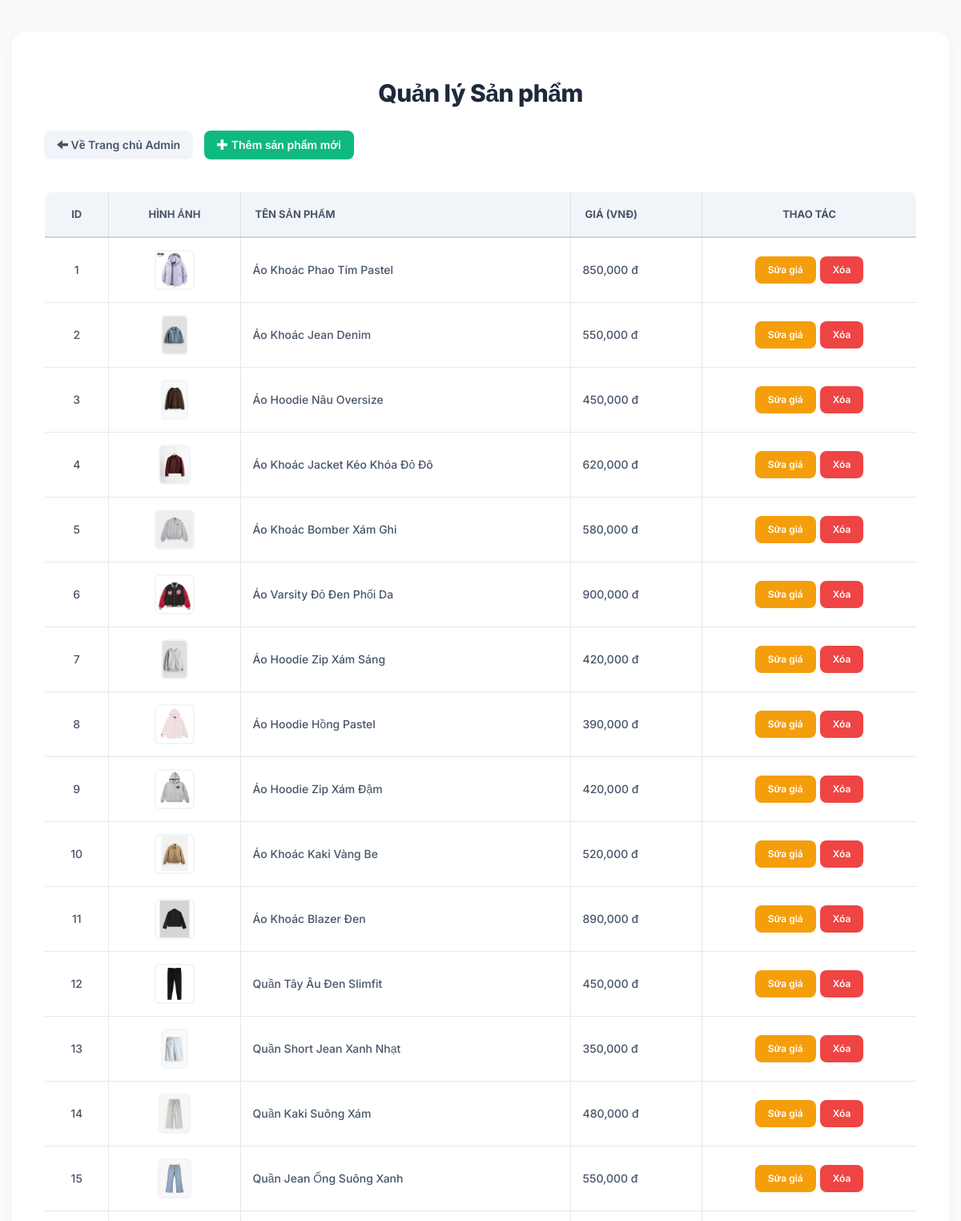
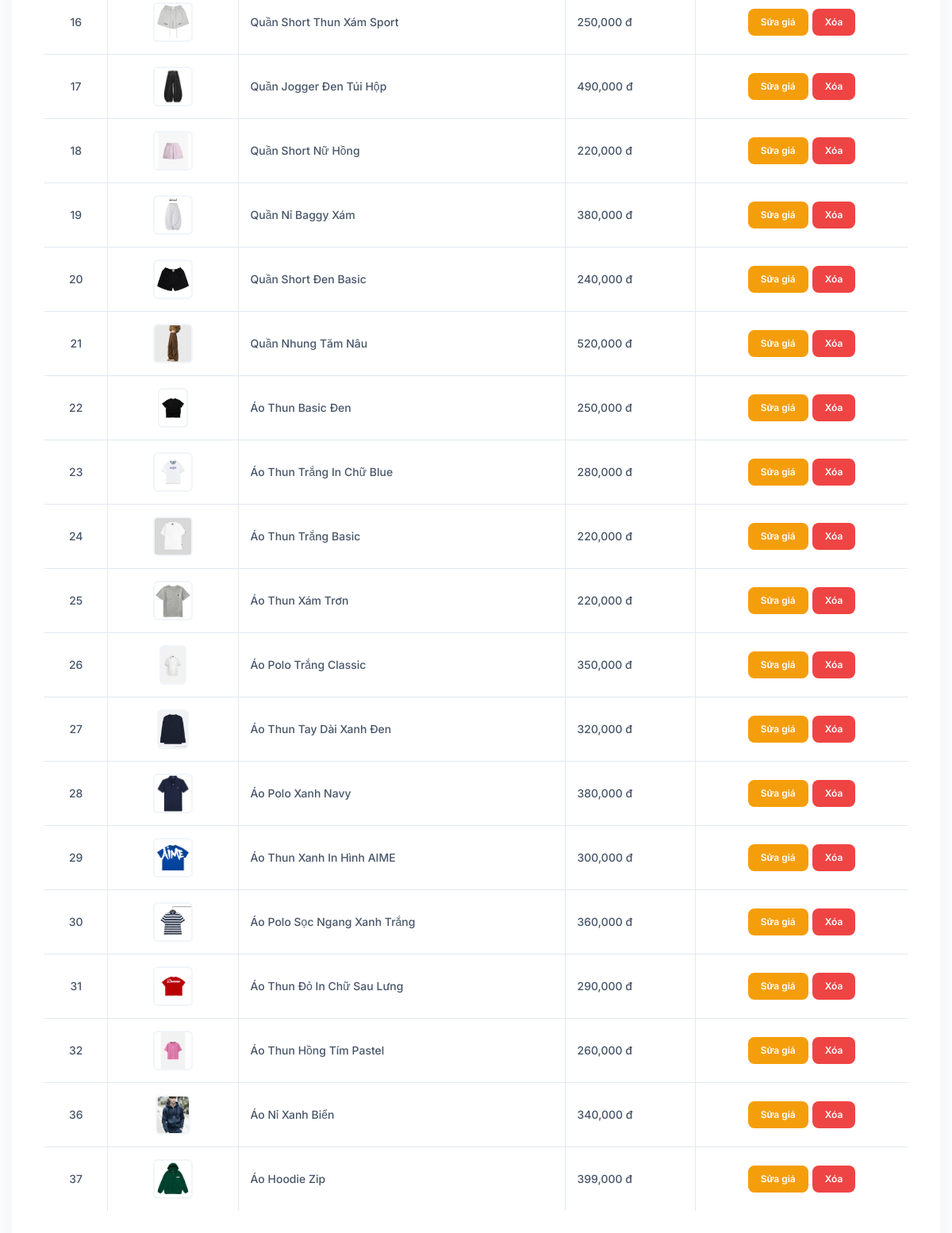
The app's page /admin_products.php (signed in) with its own data (2 pictures, top to bottom).
### tables this page shows
CREATE TABLE `items` (
  `id` int(11) NOT NULL,
  `name` varchar(255) NOT NULL,
  `price` int(11) NOT NULL,
  `discount_price` int(11) DEFAULT 0,
  `category` varchar(50) NOT NULL,
  `image` varchar(255) DEFAULT NULL
);

### admin_products.php (the view, shortened to what this page needs)
<?php
require 'connection.php';
$query = "SELECT * FROM items";
$result = mysqli_query($con, $query);
?>
<!DOCTYPE html>
<html lang="vi">
<head>
    <link rel="stylesheet" href="bootstrap/css/bootstrap.min.css" type="text/css">
</head>
<body>
    <div class="container">
        <h2 class="text-center" style="margin-top: 30px; margin-bottom: 30px;">Quản lý Sản phẩm</h2>
        <a href="admin_dashboard.php" class="btn btn-default" style="margin-bottom: 20px; margin-right: 10px;">
            <span class="glyphicon glyphicon-arrow-left"></span> Về Trang chủ Admin
        </a>
        <a href="add_product.php" class="btn btn-success" style="margin-bottom: 20px;">
            <span class="glyphicon glyphicon-plus"></span> Thêm sản phẩm mới
        </a>
        <table class="table table-bordered table-hover">
            <thead>
                <tr>
                    <th class="text-center">ID</th>
                    <th class="text-center">Hình ảnh</th>
                    <th>Tên sản phẩm</th>
                    <th>Giá (VNĐ)</th>
                    <th class="text-center">Thao tác</th>
                </tr>
            </thead>
            <tbody>
                <?php
                if(mysqli_num_rows($result) > 0){
                    while($row = mysqli_fetch_array($result)){
                        echo "<tr>";
                        echo "<td class='text-center'>" . $row['id'] . "</td>";
                        echo "<td class='text-center'>";
                        if (!empty($row['image'])) {
                            echo "<img src='img/" . $row['image'] . "' alt='" . $row['name'] . "'>";
                        } else {
                            echo "<span style='color: #94a3b8; font-size: 12px; font-style: italic;'>Chưa có ảnh</span>";
                        }
                        echo "</td>";
                        echo "<td>" . $row['name'] . "</td>";
                        echo "<td>" . number_format($row['price']) . " đ</td>";
                        echo "<td class='text-center'>";
                            echo "<a href='edit_price.php?id=" . $row['id'] . "' class='btn btn-warning btn-sm' style='margin-right: 5px;'>Sửa giá</a>";
                            echo "<a href='delete_product_script.php?id=" . $row['id'] . "' class='btn btn-danger btn-sm' onclick=\"return confirm('Bạn có CHẮC CHẮN muốn xóa sản phẩm: " . $row['name'] . " không? Hành động này không thể hoàn tác!');\">Xóa</a>";
                        echo "</td>";
                        echo "</tr>";
                    }
                } else {
                    echo "<tr><td colspan='5' class='text-center'>Chưa có sản phẩm nào.</td></tr>";
                }
                ?>
            </tbody>
        </table>
    </div>
</body>
</html>

### admin_products.php (style rules this page uses)
body { background-color: #f8fafc; font-family: 'Inter', sans-serif; color: #334155; }
.container { background: #ffffff; border-radius: 16px; padding: 30px 40px; box-shadow: 0 4px 20px rgba(0,0,0,0.03); margin-top: 40px; margin-bottom: 40px; }
h2 { font-weight: 800; color: #1e293b; letter-spacing: -0.5px; }
.table { border-radius: 10px; overflow: hidden; border: 1px solid #e2e8f0; margin-top: 20px; }
.table > thead > tr > th { background-color: #f1f5f9; color: #475569; border-bottom: 2px solid #cbd5e1 !important; font-weight: 700; padding: 18px; text-transform: uppercase; font-size: 13px; }
.table > tbody > tr > td { vertical-align: middle; padding: 15px; border-color: #e2e8f0; color: #475569; font-weight: 500; }
.btn { border-radius: 8px; font-weight: 600; border: none; transition: all 0.2s; padding: 8px 16px; }
.btn-success { background-color: #10b981; }
.btn-default { background-color: #f1f5f9; color: #475569; }
.btn-warning { background-color: #f59e0b; color: white; }
.btn-danger { background-color: #ef4444; }
td img { border-radius: 6px; max-height: 50px; object-fit: cover; background: #f1f5f9; padding: 2px; }

### records on screen
items: id "1", image (picture), name "Áo Khoác Phao Tím Pastel", price "850,000"
items: id "2", image (picture), name "Áo Khoác Jean Denim", price "550,000"
items: id "3", image (picture), name "Áo Hoodie Nâu Oversize", price "450,000"
items: id "4", image (picture), name "Áo Khoác Jacket Kéo Khóa Đỏ Đô", price "620,000"
items: id "5", image (picture), name "Áo Khoác Bomber Xám Ghi", price "580,000"
items: id "6", image (picture), name "Áo Varsity Đỏ Đen Phối Da", price "900,000"
items: id "7", image (picture), name "Áo Hoodie Zip Xám Sáng", price "420,000"
items: id "8", image (picture), name "Áo Hoodie Hồng Pastel", price "390,000"
items: id "9", image (picture), name "Áo Hoodie Zip Xám Đậm", price "420,000"
items: id "10", image (picture), name "Áo Khoác Kaki Vàng Be", price "520,000"
items: id "11", image (picture), name "Áo Khoác Blazer Đen", price "890,000"
items: id "12", image (picture), name "Quần Tây Âu Đen Slimfit", price "450,000"
items: id "13", image (picture), name "Quần Short Jean Xanh Nhạt", price "350,000"
items: id "14", image (picture), name "Quần Kaki Suông Xám", price "480,000"
items: id "15", image (picture), name "Quần Jean Ống Suông Xanh", price "550,000"
items: id "16", image (picture), name "Quần Short Thun Xám Sport", price "250,000"
items: id "17", image (picture), name "Quần Jogger Đen Túi Hộp", price "490,000"
items: id "18", image (picture), name "Quần Short Nữ Hồng", price "220,000"
items: id "19", image (picture), name "Quần Nỉ Baggy Xám", price "380,000"
items: id "20", image (picture), name "Quần Short Đen Basic", price "240,000"
items: id "21", image (picture), name "Quần Nhung Tăm Nâu", price "520,000"
items: id "22", image (picture), name "Áo Thun Basic Đen", price "250,000"
items: id "23", image (picture), name "Áo Thun Trắng In Chữ Blue", price "280,000"
items: id "24", image (picture), name "Áo Thun Trắng Basic", price "220,000"
items: id "25", image (picture), name "Áo Thun Xám Trơn", price "220,000"
items: id "26", image (picture), name "Áo Polo Trắng Classic", price "350,000"
items: id "27", image (picture), name "Áo Thun Tay Dài Xanh Đen", price "320,000"
items: id "28", image (picture), name "Áo Polo Xanh Navy", price "380,000"
items: id "29", image (picture), name "Áo Thun Xanh In Hình AIME", price "300,000"
items: id "30", image (picture), name "Áo Polo Sọc Ngang Xanh Trắng", price "360,000"
items: id "31", image (picture), name "Áo Thun Đỏ In Chữ Sau Lưng", price "290,000"
items: id "32", image (picture), name "Áo Thun Hồng Tím Pastel", price "260,000"
items: id "36", image (picture), name "Áo Nỉ Xanh Biển", price "340,000"
items: id "37", image+name (picture), name "Áo Hoodie Zip", price "399,000"
